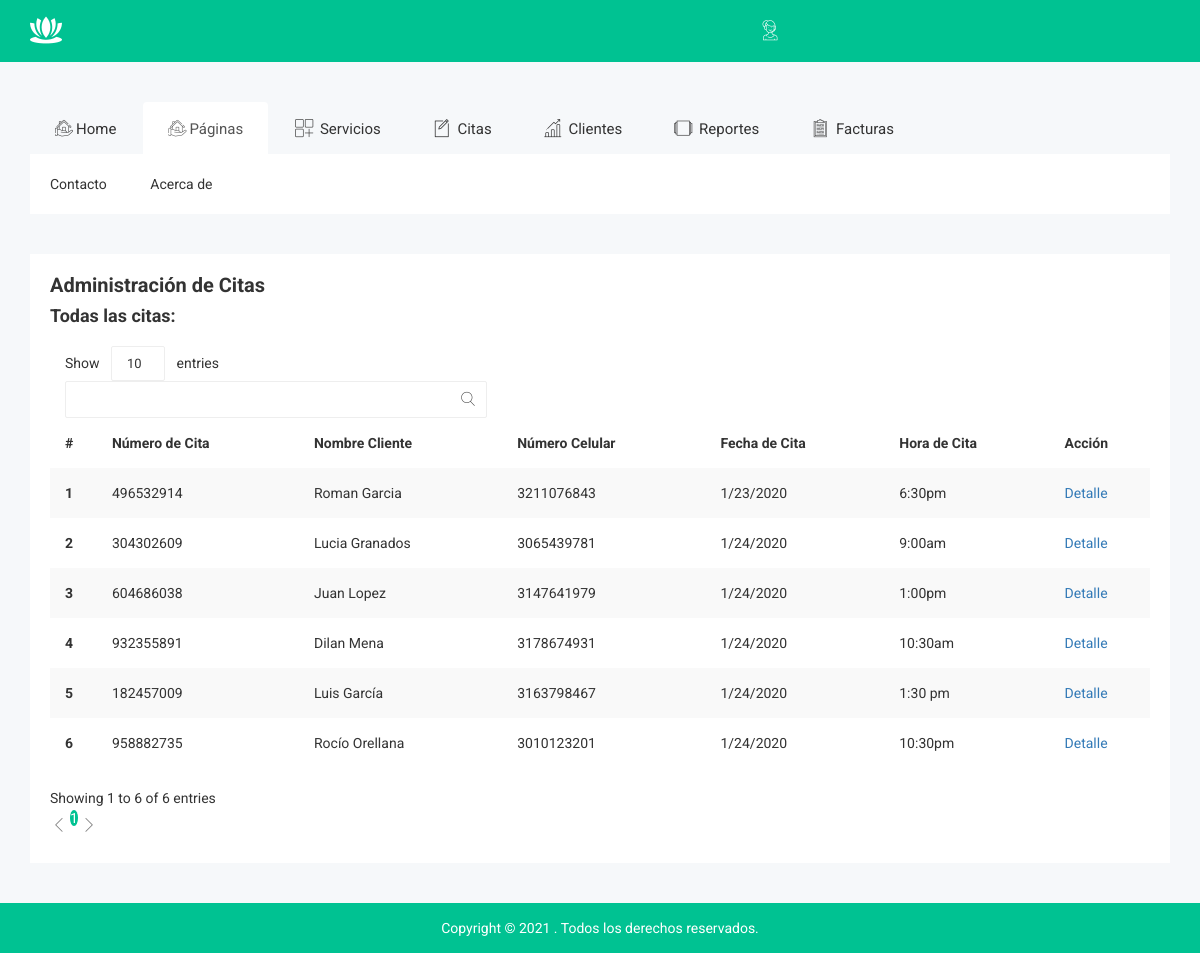
/admin/list_appointments.php (signed in), run on the app's committed database.
### tables this page shows
CREATE TABLE `tbcita` (
  `ID` int(10) NOT NULL,
  `AptNumber` varchar(80) DEFAULT NULL,
  `Name` varchar(120) DEFAULT NULL,
  `Email` varchar(120) DEFAULT NULL,
  `PhoneNumber` bigint(11) DEFAULT NULL,
  `AptDate` varchar(120) DEFAULT NULL,
  `AptTime` varchar(120) DEFAULT NULL,
  `Services` varchar(120) DEFAULT NULL,
  `ApplyDate` timestamp NULL DEFAULT current_timestamp(),
  `Remark` varchar(250) NOT NULL,
  `Status` varchar(50) NOT NULL,
  `RemarkDate` timestamp NOT NULL DEFAULT '0000-00-00 00:00:00' ON UPDATE current_timestamp()
);

### admin/list_appointments.php (the view, shortened to what this page needs)
<?php
include('include/connection.php');
if (strlen($_SESSION['bsspa']==0)) {
  header('location:logout.php');
  } else{
?>
  <!doctype html>
<html class="no-js" lang="">
<head>
    <?php include_once('include/header_module.php');?>
	<div id="page-wrapper" class="data-table-area">
			<div class="container">
				<div class="row">
					<div class="col-lg-12 col-md-12 col-sm-12 col-xs-12">
						<div class="data-table-list">
							<div class="basic-tb-hd">
								<h2>Administración de Citas</h2>
                                <h4>Todas las citas:</h4>
							</div>
							<div class="table-responsive">
								<table id="data-table-basic" class="table table-striped">
									<thead>
										<tr>
											<th>#</th>
											<th> Número de Cita</th>
											<th>Nombre Cliente</th>
											<th>Número Celular</th>
											<th>Fecha de Cita</th>
											<th>Hora de Cita</th>
											<th>Acción</th>
										</tr>
									</thead>
									<tbody>
										<?php
											$ret=mysqli_query($con,"SELECT * from  tbcita");
											$cnt=1;
											while ($row=mysqli_fetch_array($ret)) {
										?>
										<tr>
											<th scope="row"><?php echo $cnt;?></th>
											<td><?php  echo $row['AptNumber'];?></td>
											<td><?php  echo $row['Name'];?></td>
											<td><?php  echo $row['PhoneNumber'];?></td>
											<td><?php  echo $row['AptDate'];?></td>
											<td><?php  echo $row['AptTime'];?></td>
											<td><a href="view_appointment.php?viewid=<?php echo $row['ID'];?>">Detalle</a></td>
										</tr>
										<?php
											$cnt=$cnt+1;
										}?>
									</tbody>
								</table>
							</div>
						</div>
					</div>
				</div>
			</div>
		</div>
<?php } ?>
</body>
</html>

### admin/css/main.css (style rules this page uses)
html { color: #222; font-size: 1em; line-height: 1.4; }

### data on the page
tbcita: AptNumber "496532914", Name "Roman Garcia", PhoneNumber "3211076843", AptDate "1/23/2020", AptTime "6:30pm"
tbcita: AptNumber "304302609", Name "Lucia Granados", PhoneNumber "3065439781", AptDate "1/24/2020", AptTime "9:00am"
tbcita: AptNumber "604686038", Name "Juan Lopez", PhoneNumber "3147641979", AptDate "1/24/2020", AptTime "1:00pm"
tbcita: AptNumber "932355891", Name "Dilan Mena", PhoneNumber "3178674931", AptDate "1/24/2020", AptTime "10:30am"
tbcita: AptNumber "182457009", Name "Luis García", PhoneNumber "3163798467", AptDate "1/24/2020", AptTime "1:30 pm"
tbcita: AptNumber "958882735", Name "Rocío Orellana", PhoneNumber "3010123201", AptDate "1/24/2020", AptTime "10:30pm"
